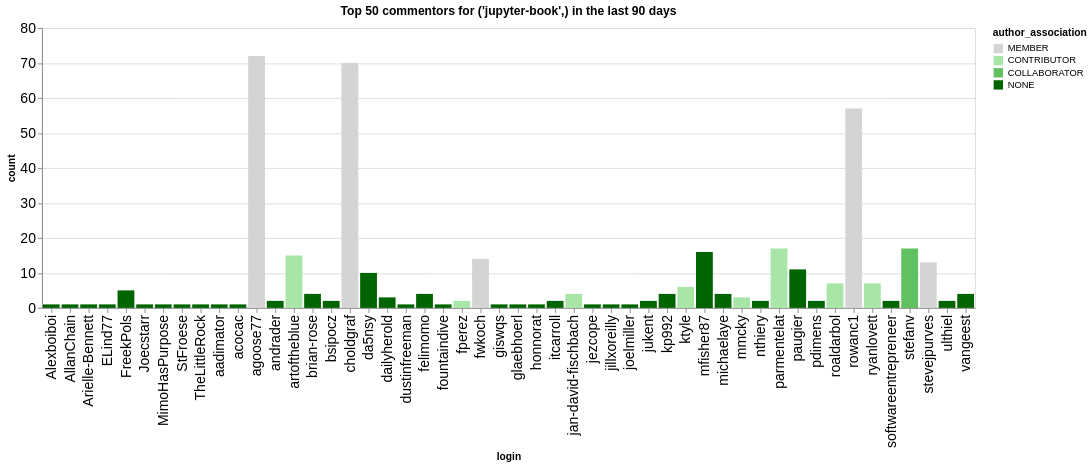

Notebook code for this chart:
### Code cell
n_plot = 50
charts = []
for ii, (iorg, idata) in enumerate(commentors.groupby(['org'])):
    title = f"Top {n_plot} commentors for {iorg} in the last {n_days} days"
    idata = idata.groupby('login', as_index=False).agg({'count': 'sum', 'author_association': 'first'})
    idata = idata.sort_values('count', ascending=False).head(n_plot)
    ch = alt.Chart(data=idata.head(n_plot), title=title).mark_bar().encode(
        x='login',
        y='count',
        color=alt.Color('author_association', scale=alt.Scale(domain=author_types, range=author_colors))
    )
    charts.append(ch)
alt.hconcat(*charts)

### Figure 1 — Vega-Lite specification as saved in the notebook (floating-point values rounded to 4 significant figures)
{"config": {"axisLeft": {"labelFontSize": 15}, "axisBottom": {"labelFontSize": 15}}, "hconcat": [{"mark": {"type": "bar"}, "encoding": {"color": {"field": "author_association", "scale": {"domain": ["MEMBER", "CONTRIBUTOR", "COLLABORATOR", "NONE"], "range": ["rgb(211.82745098039214, 211.82745098039214, 211.82745098039214)", "rgb(166.98562091503268, 229.89803921568628, 166.98562091503268)", "rgb(96.37647058823529, 192.75294117647059, 96.37647058823529)", "rgb(0.0, 100.3921568627451, 0.0)"]}, "type": "nominal"}, "x": {"field": "login", "type": "nominal"}, "y": {"field": "count", "type": "quantitative"}}, "title": "Top 50 commentors for ('jupyter-book',) in the last 90 days"}], "data": {"name": "data-a064a76737307a56e52b3fae7cc9140b"}, "$schema": "https://vega.github.io/schema/vega-lite/v5.20.1.json", "datasets": {"data-a064a76737307a56e52b3fae7cc9140b": [{"login": "agoose77", "count": 72, "author_association": "MEMBER"}, {"login": "choldgraf", "count": 70, "author_association": "MEMBER"}, {"login": "rowanc1", "count": 57, "author_association": "MEMBER"}, {"login": "parmentelat", "count": 17, "author_association": "CONTRIBUTOR"}, {"login": "stefanv", "count": 17, "author_association": "COLLABORATOR"}, {"login": "mfisher87", "count": 16, "author_association": "NONE"}, {"login": "artoftheblue", "count": 15, "author_association": "CONTRIBUTOR"}, {"login": "fwkoch", "count": 14, "author_association": "MEMBER"}, {"login": "stevejpurves", "count": 13, "author_association": "MEMBER"}, {"login": "paugier", "count": 11, "author_association": "NONE"}, {"login": "da5nsy", "count": 10, "author_association": "NONE"}, {"login": "roaldarbol", "count": 7, "author_association": "CONTRIBUTOR"}, {"login": "ryanlovett", "count": 7, "author_association": "CONTRIBUTOR"}, {"login": "ktyle", "count": 6, "author_association": "CONTRIBUTOR"}, {"login": "FreekPols", "count": 5, "author_association": "NONE"}, {"login": "kp992", "count": 4, "author_association": "NONE"}, {"login": "michaelaye", "count": 4, "author_association": "NONE"}, {"login": "jan-david-fischbach", "count": 4, "author_association": "CONTRIBUTOR"}, {"login": "brian-rose", "count": 4, "author_association": "NONE"}, {"login": "vangeest", "count": 4, "author_association": "NONE"}, {"login": "felimomo", "count": 4, "author_association": "NONE"}, {"login": "dailyherold", "count": 3, "author_association": "NONE"}, {"login": "mmcky", "count": 3, "author_association": "CONTRIBUTOR"}, {"login": "jukent", "count": 2, "author_association": "NONE"}, {"login": "fperez", "count": 2, "author_association": "CONTRIBUTOR"}, {"login": "bsipocz", "count": 2, "author_association": "NONE"}, {"login": "andrader", "count": 2, "author_association": "NONE"}, {"login": "itcarroll", "count": 2, "author_association": "NONE"}, {"login": "softwareentrepreneer", "count": 2, "author_association": "NONE"}, {"login": "nthiery", "count": 2, "author_association": "NONE"}, {"login": "pdimens", "count": 2, "author_association": "NONE"}, {"login": "ulthiel", "count": 2, "author_association": "NONE"}, {"login": "Joecstarr", "count": 1, "author_association": "NONE"}, {"login": "AllanChain", "count": 1, "author_association": "NONE"}, {"login": "Alexboiboi", "count": 1, "author_association": "NONE"}, {"login": "ELind77", "count": 1, "author_association": "NONE"}, {"login": "Arielle-Bennett", "count": 1, "author_association": "NONE"}, {"login": "MimoHasPurpose", "count": 1, "author_association": "NONE"}, {"login": "joelmiller", "count": 1, "author_association": "NONE"}, {"login": "jillxoreilly", "count": 1, "author_association": "NONE"}, {"login": "jezcope", "count": 1, "author_association": "NONE"}, {"login": "honnorat", "count": 1, "author_association": "NONE"}, {"login": "giswqs", "count": 1, "author_association": "NONE"}, {"login": "glaebhoerl", "count": 1, "author_association": "NONE"}, {"login": "dustinfreeman", "count": 1, "author_association": "NONE"}, {"login": "fountaindive", "count": 1, "author_association": "NONE"}, {"login": "acocac", "count": 1, "author_association": "NONE"}, {"login": "aadimator", "count": 1, "author_association": "NONE"}, {"login": "TheLittleRock", "count": 1, "author_association": "NONE"}, {"login": "StFroese", "count": 1, "author_association": "NONE"}]}}
